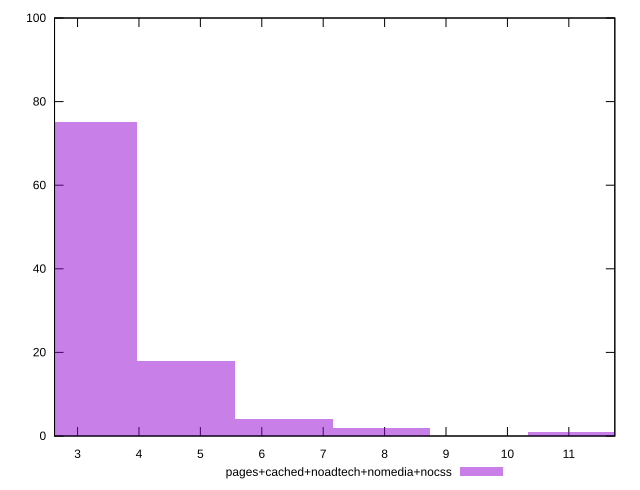

Reproduce this figure in gnuplot.
reset

$pagesCachedNoadtechNomediaNocss <<EOF
3.1798279380567 75
7.94956984514175 2
4.7697419070850495 18
11.12939778319845 1
6.3596558761134 4
EOF

set key outside below
set boxwidth 1.58991396902835
set xrange [2.625:11.748999999999999]
set yrange [0:100]
set trange [0:100]
set style fill transparent solid 0.5 noborder
set terminal svg size 640, 490 enhanced background rgb 'white'
set output "report_00009_2021-02-08T22-37-41.559Z/server-response-time/comparison/histogram/4_vs_5.svg"

plot $pagesCachedNoadtechNomediaNocss title "pages+cached+noadtech+nomedia+nocss" with boxes

reset
